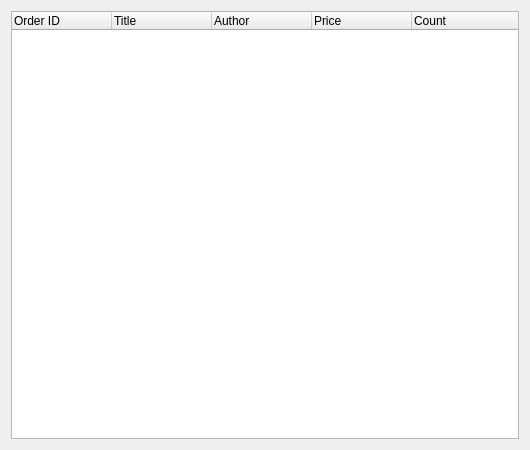
<?xml version="1.0" encoding="UTF-8"?>
<ui version="4.0">
 <class>Form</class>
 <widget class="QWidget" name="Form">
  <property name="geometry">
   <rect>
    <x>0</x>
    <y>0</y>
    <width>530</width>
    <height>450</height>
   </rect>
  </property>
  <property name="minimumSize">
   <size>
    <width>530</width>
    <height>450</height>
   </size>
  </property>
  <property name="windowTitle">
   <string>Form</string>
  </property>
  <layout class="QGridLayout" name="gridLayout">
   <item row="0" column="0">
    <widget class="QTreeWidget" name="order_tree">
     <attribute name="headerCascadingSectionResizes">
      <bool>false</bool>
     </attribute>
     <attribute name="headerMinimumSectionSize">
      <number>70</number>
     </attribute>
     <column>
      <property name="text">
       <string>Order ID</string>
      </property>
     </column>
     <column>
      <property name="text">
       <string>Title</string>
      </property>
     </column>
     <column>
      <property name="text">
       <string>Author</string>
      </property>
     </column>
     <column>
      <property name="text">
       <string>Price</string>
      </property>
     </column>
     <column>
      <property name="text">
       <string>Count</string>
      </property>
     </column>
    </widget>
   </item>
  </layout>
 </widget>
 <resources/>
 <connections/>
</ui>
